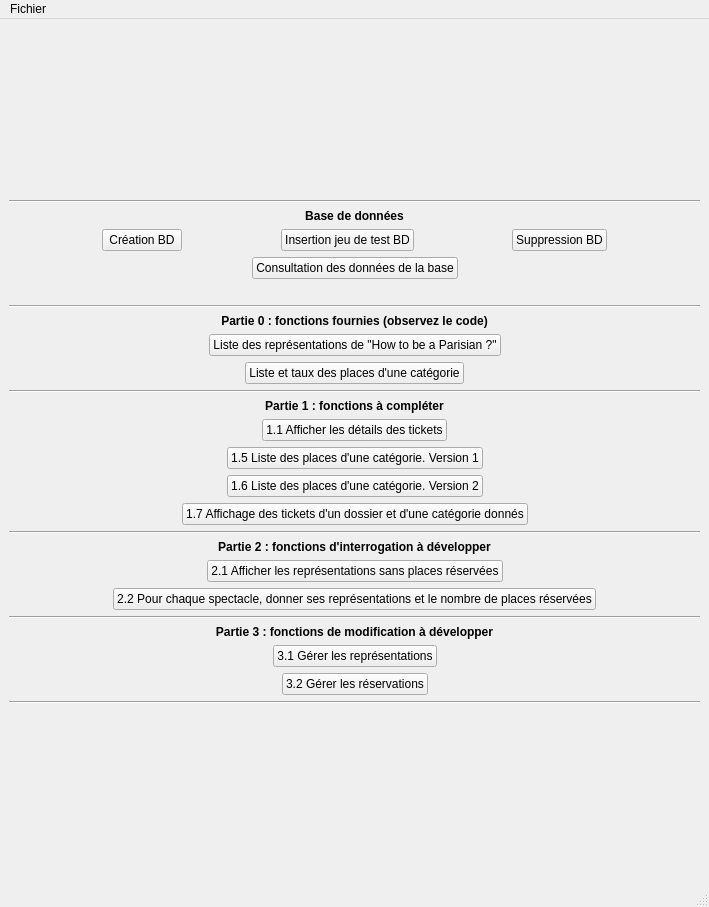
<?xml version="1.0" encoding="UTF-8"?>
<ui version="4.0">
 <class>MainWindow</class>
 <widget class="QMainWindow" name="MainWindow">
  <property name="geometry">
   <rect>
    <x>0</x>
    <y>0</y>
    <width>709</width>
    <height>907</height>
   </rect>
  </property>
  <property name="windowTitle">
   <string>Projet Théatre</string>
  </property>
  <widget class="QWidget" name="centralwidget">
   <layout class="QVBoxLayout" name="verticalLayout">
    <item>
     <spacer name="verticalSpacer_2">
      <property name="orientation">
       <enum>Qt::Vertical</enum>
      </property>
      <property name="sizeHint" stdset="0">
       <size>
        <width>20</width>
        <height>40</height>
       </size>
      </property>
     </spacer>
    </item>
    <item>
     <widget class="Line" name="line">
      <property name="orientation">
       <enum>Qt::Horizontal</enum>
      </property>
     </widget>
    </item>
    <item>
     <widget class="QLabel" name="label">
      <property name="font">
       <font>
        <weight>75</weight>
        <bold>true</bold>
       </font>
      </property>
      <property name="text">
       <string>Base de données</string>
      </property>
      <property name="alignment">
       <set>Qt::AlignCenter</set>
      </property>
     </widget>
    </item>
    <item>
     <layout class="QHBoxLayout" name="horizontalLayout">
      <item>
       <spacer name="horizontalSpacer">
        <property name="orientation">
         <enum>Qt::Horizontal</enum>
        </property>
        <property name="sizeHint" stdset="0">
         <size>
          <width>40</width>
          <height>20</height>
         </size>
        </property>
       </spacer>
      </item>
      <item>
       <widget class="QPushButton" name="pushButton">
        <property name="text">
         <string>Création BD</string>
        </property>
       </widget>
      </item>
      <item>
       <spacer name="horizontalSpacer_2">
        <property name="orientation">
         <enum>Qt::Horizontal</enum>
        </property>
        <property name="sizeHint" stdset="0">
         <size>
          <width>40</width>
          <height>20</height>
         </size>
        </property>
       </spacer>
      </item>
      <item>
       <widget class="QPushButton" name="pushButton_3">
        <property name="text">
         <string>Insertion jeu de test BD</string>
        </property>
       </widget>
      </item>
      <item>
       <spacer name="horizontalSpacer_3">
        <property name="orientation">
         <enum>Qt::Horizontal</enum>
        </property>
        <property name="sizeHint" stdset="0">
         <size>
          <width>40</width>
          <height>20</height>
         </size>
        </property>
       </spacer>
      </item>
      <item>
       <widget class="QPushButton" name="pushButton_2">
        <property name="text">
         <string>Suppression BD</string>
        </property>
       </widget>
      </item>
      <item>
       <spacer name="horizontalSpacer_4">
        <property name="orientation">
         <enum>Qt::Horizontal</enum>
        </property>
        <property name="sizeHint" stdset="0">
         <size>
          <width>40</width>
          <height>20</height>
         </size>
        </property>
       </spacer>
      </item>
     </layout>
    </item>
    <item>
     <layout class="QHBoxLayout" name="horizontalLayout_13">
      <item>
       <spacer name="horizontalSpacer_28">
        <property name="orientation">
         <enum>Qt::Horizontal</enum>
        </property>
        <property name="sizeHint" stdset="0">
         <size>
          <width>40</width>
          <height>20</height>
         </size>
        </property>
       </spacer>
      </item>
      <item>
       <widget class="QPushButton" name="pushButton_15">
        <property name="text">
         <string>Consultation des données de la base</string>
        </property>
       </widget>
      </item>
      <item>
       <spacer name="horizontalSpacer_27">
        <property name="orientation">
         <enum>Qt::Horizontal</enum>
        </property>
        <property name="sizeHint" stdset="0">
         <size>
          <width>40</width>
          <height>20</height>
         </size>
        </property>
       </spacer>
      </item>
     </layout>
    </item>
    <item>
     <widget class="QLabel" name="label_2">
      <property name="text">
       <string/>
      </property>
      <property name="alignment">
       <set>Qt::AlignCenter</set>
      </property>
     </widget>
    </item>
    <item>
     <widget class="Line" name="line_2">
      <property name="orientation">
       <enum>Qt::Horizontal</enum>
      </property>
     </widget>
    </item>
    <item>
     <widget class="QLabel" name="label_3">
      <property name="font">
       <font>
        <weight>75</weight>
        <bold>true</bold>
       </font>
      </property>
      <property name="text">
       <string>Partie 0 : fonctions fournies (observez le code)</string>
      </property>
      <property name="alignment">
       <set>Qt::AlignCenter</set>
      </property>
     </widget>
    </item>
    <item>
     <layout class="QHBoxLayout" name="horizontalLayout_2">
      <item>
       <spacer name="horizontalSpacer_7">
        <property name="orientation">
         <enum>Qt::Horizontal</enum>
        </property>
        <property name="sizeHint" stdset="0">
         <size>
          <width>40</width>
          <height>20</height>
         </size>
        </property>
       </spacer>
      </item>
      <item>
       <widget class="QPushButton" name="pushButton_4">
        <property name="text">
         <string>Liste des représentations de &quot;How to be a Parisian ?&quot;</string>
        </property>
       </widget>
      </item>
      <item>
       <spacer name="horizontalSpacer_5">
        <property name="orientation">
         <enum>Qt::Horizontal</enum>
        </property>
        <property name="sizeHint" stdset="0">
         <size>
          <width>40</width>
          <height>20</height>
         </size>
        </property>
       </spacer>
      </item>
     </layout>
    </item>
    <item>
     <layout class="QHBoxLayout" name="horizontalLayout_3">
      <item>
       <spacer name="horizontalSpacer_8">
        <property name="orientation">
         <enum>Qt::Horizontal</enum>
        </property>
        <property name="sizeHint" stdset="0">
         <size>
          <width>40</width>
          <height>20</height>
         </size>
        </property>
       </spacer>
      </item>
      <item>
       <widget class="QPushButton" name="pushButton_5">
        <property name="text">
         <string>Liste et taux des places d'une catégorie</string>
        </property>
       </widget>
      </item>
      <item>
       <spacer name="horizontalSpacer_6">
        <property name="orientation">
         <enum>Qt::Horizontal</enum>
        </property>
        <property name="sizeHint" stdset="0">
         <size>
          <width>40</width>
          <height>20</height>
         </size>
        </property>
       </spacer>
      </item>
     </layout>
    </item>
    <item>
     <widget class="Line" name="line_3">
      <property name="orientation">
       <enum>Qt::Horizontal</enum>
      </property>
     </widget>
    </item>
    <item>
     <widget class="QLabel" name="label_4">
      <property name="font">
       <font>
        <weight>75</weight>
        <bold>true</bold>
       </font>
      </property>
      <property name="text">
       <string>Partie 1 : fonctions à compléter</string>
      </property>
      <property name="alignment">
       <set>Qt::AlignCenter</set>
      </property>
     </widget>
    </item>
    <item>
     <layout class="QHBoxLayout" name="horizontalLayout_4">
      <item>
       <spacer name="horizontalSpacer_10">
        <property name="orientation">
         <enum>Qt::Horizontal</enum>
        </property>
        <property name="sizeHint" stdset="0">
         <size>
          <width>40</width>
          <height>20</height>
         </size>
        </property>
       </spacer>
      </item>
      <item>
       <widget class="QPushButton" name="pushButton_6">
        <property name="text">
         <string>1.1 Afficher les détails des tickets</string>
        </property>
       </widget>
      </item>
      <item>
       <spacer name="horizontalSpacer_9">
        <property name="orientation">
         <enum>Qt::Horizontal</enum>
        </property>
        <property name="sizeHint" stdset="0">
         <size>
          <width>40</width>
          <height>20</height>
         </size>
        </property>
       </spacer>
      </item>
     </layout>
    </item>
    <item>
     <layout class="QHBoxLayout" name="horizontalLayout_5">
      <item>
       <spacer name="horizontalSpacer_12">
        <property name="orientation">
         <enum>Qt::Horizontal</enum>
        </property>
        <property name="sizeHint" stdset="0">
         <size>
          <width>40</width>
          <height>20</height>
         </size>
        </property>
       </spacer>
      </item>
      <item>
       <widget class="QPushButton" name="pushButton_7">
        <property name="text">
         <string>1.5 Liste des places d'une catégorie. Version 1</string>
        </property>
       </widget>
      </item>
      <item>
       <spacer name="horizontalSpacer_11">
        <property name="orientation">
         <enum>Qt::Horizontal</enum>
        </property>
        <property name="sizeHint" stdset="0">
         <size>
          <width>40</width>
          <height>20</height>
         </size>
        </property>
       </spacer>
      </item>
     </layout>
    </item>
    <item>
     <layout class="QHBoxLayout" name="horizontalLayout_6">
      <item>
       <spacer name="horizontalSpacer_14">
        <property name="orientation">
         <enum>Qt::Horizontal</enum>
        </property>
        <property name="sizeHint" stdset="0">
         <size>
          <width>40</width>
          <height>20</height>
         </size>
        </property>
       </spacer>
      </item>
      <item>
       <widget class="QPushButton" name="pushButton_8">
        <property name="text">
         <string>1.6 Liste des places d'une catégorie. Version 2</string>
        </property>
       </widget>
      </item>
      <item>
       <spacer name="horizontalSpacer_13">
        <property name="orientation">
         <enum>Qt::Horizontal</enum>
        </property>
        <property name="sizeHint" stdset="0">
         <size>
          <width>40</width>
          <height>20</height>
         </size>
        </property>
       </spacer>
      </item>
     </layout>
    </item>
    <item>
     <layout class="QHBoxLayout" name="horizontalLayout_7">
      <item>
       <spacer name="horizontalSpacer_16">
        <property name="orientation">
         <enum>Qt::Horizontal</enum>
        </property>
        <property name="sizeHint" stdset="0">
         <size>
          <width>40</width>
          <height>20</height>
         </size>
        </property>
       </spacer>
      </item>
      <item>
       <widget class="QPushButton" name="pushButton_9">
        <property name="text">
         <string>1.7 Affichage des tickets d'un dossier et d'une catégorie donnés</string>
        </property>
       </widget>
      </item>
      <item>
       <spacer name="horizontalSpacer_15">
        <property name="orientation">
         <enum>Qt::Horizontal</enum>
        </property>
        <property name="sizeHint" stdset="0">
         <size>
          <width>40</width>
          <height>20</height>
         </size>
        </property>
       </spacer>
      </item>
     </layout>
    </item>
    <item>
     <widget class="Line" name="line_4">
      <property name="orientation">
       <enum>Qt::Horizontal</enum>
      </property>
     </widget>
    </item>
    <item>
     <widget class="QLabel" name="label_5">
      <property name="font">
       <font>
        <weight>75</weight>
        <bold>true</bold>
       </font>
      </property>
      <property name="text">
       <string>Partie 2 : fonctions d'interrogation à développer</string>
      </property>
      <property name="alignment">
       <set>Qt::AlignCenter</set>
      </property>
     </widget>
    </item>
    <item>
     <layout class="QHBoxLayout" name="horizontalLayout_8">
      <item>
       <spacer name="horizontalSpacer_18">
        <property name="orientation">
         <enum>Qt::Horizontal</enum>
        </property>
        <property name="sizeHint" stdset="0">
         <size>
          <width>40</width>
          <height>20</height>
         </size>
        </property>
       </spacer>
      </item>
      <item>
       <widget class="QPushButton" name="pushButton_10">
        <property name="text">
         <string>2.1 Afficher les représentations sans places réservées</string>
        </property>
       </widget>
      </item>
      <item>
       <spacer name="horizontalSpacer_17">
        <property name="orientation">
         <enum>Qt::Horizontal</enum>
        </property>
        <property name="sizeHint" stdset="0">
         <size>
          <width>40</width>
          <height>20</height>
         </size>
        </property>
       </spacer>
      </item>
     </layout>
    </item>
    <item>
     <layout class="QHBoxLayout" name="horizontalLayout_9">
      <item>
       <spacer name="horizontalSpacer_20">
        <property name="orientation">
         <enum>Qt::Horizontal</enum>
        </property>
        <property name="sizeHint" stdset="0">
         <size>
          <width>40</width>
          <height>20</height>
         </size>
        </property>
       </spacer>
      </item>
      <item>
       <widget class="QPushButton" name="pushButton_11">
        <property name="text">
         <string>2.2 Pour chaque spectacle, donner ses représentations et le nombre de places réservées</string>
        </property>
       </widget>
      </item>
      <item>
       <spacer name="horizontalSpacer_19">
        <property name="orientation">
         <enum>Qt::Horizontal</enum>
        </property>
        <property name="sizeHint" stdset="0">
         <size>
          <width>40</width>
          <height>20</height>
         </size>
        </property>
       </spacer>
      </item>
     </layout>
    </item>
    <item>
     <layout class="QHBoxLayout" name="horizontalLayout_10"/>
    </item>
    <item>
     <widget class="Line" name="line_5">
      <property name="orientation">
       <enum>Qt::Horizontal</enum>
      </property>
     </widget>
    </item>
    <item>
     <widget class="QLabel" name="label_6">
      <property name="font">
       <font>
        <weight>75</weight>
        <bold>true</bold>
       </font>
      </property>
      <property name="text">
       <string>Partie 3 : fonctions de modification à développer</string>
      </property>
      <property name="alignment">
       <set>Qt::AlignCenter</set>
      </property>
     </widget>
    </item>
    <item>
     <layout class="QHBoxLayout" name="horizontalLayout_11">
      <item>
       <spacer name="horizontalSpacer_24">
        <property name="orientation">
         <enum>Qt::Horizontal</enum>
        </property>
        <property name="sizeHint" stdset="0">
         <size>
          <width>40</width>
          <height>20</height>
         </size>
        </property>
       </spacer>
      </item>
      <item>
       <widget class="QPushButton" name="pushButton_13">
        <property name="text">
         <string>3.1 Gérer les représentations</string>
        </property>
       </widget>
      </item>
      <item>
       <spacer name="horizontalSpacer_23">
        <property name="orientation">
         <enum>Qt::Horizontal</enum>
        </property>
        <property name="sizeHint" stdset="0">
         <size>
          <width>40</width>
          <height>20</height>
         </size>
        </property>
       </spacer>
      </item>
     </layout>
    </item>
    <item>
     <layout class="QHBoxLayout" name="horizontalLayout_12">
      <item>
       <spacer name="horizontalSpacer_26">
        <property name="orientation">
         <enum>Qt::Horizontal</enum>
        </property>
        <property name="sizeHint" stdset="0">
         <size>
          <width>40</width>
          <height>20</height>
         </size>
        </property>
       </spacer>
      </item>
      <item>
       <widget class="QPushButton" name="pushButton_14">
        <property name="text">
         <string>3.2 Gérer les réservations</string>
        </property>
       </widget>
      </item>
      <item>
       <spacer name="horizontalSpacer_25">
        <property name="orientation">
         <enum>Qt::Horizontal</enum>
        </property>
        <property name="sizeHint" stdset="0">
         <size>
          <width>40</width>
          <height>20</height>
         </size>
        </property>
       </spacer>
      </item>
     </layout>
    </item>
    <item>
     <widget class="Line" name="line_6">
      <property name="orientation">
       <enum>Qt::Horizontal</enum>
      </property>
     </widget>
    </item>
    <item>
     <spacer name="verticalSpacer">
      <property name="orientation">
       <enum>Qt::Vertical</enum>
      </property>
      <property name="sizeHint" stdset="0">
       <size>
        <width>20</width>
        <height>40</height>
       </size>
      </property>
     </spacer>
    </item>
   </layout>
  </widget>
  <widget class="QMenuBar" name="menubar">
   <property name="geometry">
    <rect>
     <x>0</x>
     <y>0</y>
     <width>709</width>
     <height>22</height>
    </rect>
   </property>
   <widget class="QMenu" name="menuFiles">
    <property name="title">
     <string>Fichier</string>
    </property>
    <addaction name="actionQuitter"/>
   </widget>
   <addaction name="menuFiles"/>
  </widget>
  <widget class="QStatusBar" name="statusbar"/>
  <action name="actionQuitter">
   <property name="text">
    <string>Quitter</string>
   </property>
  </action>
 </widget>
 <resources/>
 <connections>
  <connection>
   <sender>actionQuitter</sender>
   <signal>triggered()</signal>
   <receiver>MainWindow</receiver>
   <slot>close()</slot>
   <hints>
    <hint type="sourcelabel">
     <x>-1</x>
     <y>-1</y>
    </hint>
    <hint type="destinationlabel">
     <x>399</x>
     <y>299</y>
    </hint>
   </hints>
  </connection>
  <connection>
   <sender>pushButton</sender>
   <signal>clicked()</signal>
   <receiver>MainWindow</receiver>
   <slot>createDB()</slot>
   <hints>
    <hint type="sourcelabel">
     <x>156</x>
     <y>85</y>
    </hint>
    <hint type="destinationlabel">
     <x>135</x>
     <y>130</y>
    </hint>
   </hints>
  </connection>
  <connection>
   <sender>pushButton_3</sender>
   <signal>clicked()</signal>
   <receiver>MainWindow</receiver>
   <slot>insertDB()</slot>
   <hints>
    <hint type="sourcelabel">
     <x>356</x>
     <y>85</y>
    </hint>
    <hint type="destinationlabel">
     <x>388</x>
     <y>127</y>
    </hint>
   </hints>
  </connection>
  <connection>
   <sender>pushButton_2</sender>
   <signal>clicked()</signal>
   <receiver>MainWindow</receiver>
   <slot>deleteDB()</slot>
   <hints>
    <hint type="sourcelabel">
     <x>516</x>
     <y>85</y>
    </hint>
    <hint type="destinationlabel">
     <x>598</x>
     <y>139</y>
    </hint>
   </hints>
  </connection>
  <connection>
   <sender>pushButton_15</sender>
   <signal>clicked()</signal>
   <receiver>MainWindow</receiver>
   <slot>openData()</slot>
   <hints>
    <hint type="sourcelabel">
     <x>485</x>
     <y>153</y>
    </hint>
    <hint type="destinationlabel">
     <x>498</x>
     <y>183</y>
    </hint>
   </hints>
  </connection>
  <connection>
   <sender>pushButton_4</sender>
   <signal>clicked()</signal>
   <receiver>MainWindow</receiver>
   <slot>open_fct_fournie_1()</slot>
   <hints>
    <hint type="sourcelabel">
     <x>532</x>
     <y>258</y>
    </hint>
    <hint type="destinationlabel">
     <x>79</x>
     <y>174</y>
    </hint>
   </hints>
  </connection>
  <connection>
   <sender>pushButton_5</sender>
   <signal>clicked()</signal>
   <receiver>MainWindow</receiver>
   <slot>open_fct_fournie_2()</slot>
   <hints>
    <hint type="sourcelabel">
     <x>493</x>
     <y>299</y>
    </hint>
    <hint type="destinationlabel">
     <x>116</x>
     <y>221</y>
    </hint>
   </hints>
  </connection>
  <connection>
   <sender>pushButton_6</sender>
   <signal>clicked()</signal>
   <receiver>MainWindow</receiver>
   <slot>open_fct_comp_1()</slot>
   <hints>
    <hint type="sourcelabel">
     <x>473</x>
     <y>378</y>
    </hint>
    <hint type="destinationlabel">
     <x>515</x>
     <y>274</y>
    </hint>
   </hints>
  </connection>
  <connection>
   <sender>pushButton_7</sender>
   <signal>clicked()</signal>
   <receiver>MainWindow</receiver>
   <slot>open_fct_comp_2()</slot>
   <hints>
    <hint type="sourcelabel">
     <x>511</x>
     <y>506</y>
    </hint>
    <hint type="destinationlabel">
     <x>576</x>
     <y>305</y>
    </hint>
   </hints>
  </connection>
  <connection>
   <sender>pushButton_8</sender>
   <signal>clicked()</signal>
   <receiver>MainWindow</receiver>
   <slot>open_fct_comp_3()</slot>
   <hints>
    <hint type="sourcelabel">
     <x>512</x>
     <y>546</y>
    </hint>
    <hint type="destinationlabel">
     <x>551</x>
     <y>342</y>
    </hint>
   </hints>
  </connection>
  <connection>
   <sender>pushButton_9</sender>
   <signal>clicked()</signal>
   <receiver>MainWindow</receiver>
   <slot>open_fct_comp_4()</slot>
   <hints>
    <hint type="sourcelabel">
     <x>566</x>
     <y>587</y>
    </hint>
    <hint type="destinationlabel">
     <x>521</x>
     <y>367</y>
    </hint>
   </hints>
  </connection>
  <connection>
   <sender>pushButton_10</sender>
   <signal>clicked()</signal>
   <receiver>MainWindow</receiver>
   <slot>open_fct_comp_5()</slot>
   <hints>
    <hint type="sourcelabel">
     <x>214</x>
     <y>652</y>
    </hint>
    <hint type="destinationlabel">
     <x>137</x>
     <y>647</y>
    </hint>
   </hints>
  </connection>
  <connection>
   <sender>pushButton_11</sender>
   <signal>clicked()</signal>
   <receiver>MainWindow</receiver>
   <slot>open_fct_comp_6()</slot>
   <hints>
    <hint type="sourcelabel">
     <x>166</x>
     <y>707</y>
    </hint>
    <hint type="destinationlabel">
     <x>135</x>
     <y>745</y>
    </hint>
   </hints>
  </connection>
  <connection>
   <sender>pushButton_13</sender>
   <signal>clicked()</signal>
   <receiver>MainWindow</receiver>
   <slot>open_fct_comp_7()</slot>
   <hints>
    <hint type="sourcelabel">
     <x>461</x>
     <y>799</y>
    </hint>
    <hint type="destinationlabel">
     <x>354</x>
     <y>453</y>
    </hint>
   </hints>
  </connection>
  <connection>
   <sender>pushButton_14</sender>
   <signal>clicked()</signal>
   <receiver>MainWindow</receiver>
   <slot>open_fct_comp_Menu_8()</slot>
   <hints>
    <hint type="sourcelabel">
     <x>452</x>
     <y>840</y>
    </hint>
    <hint type="destinationlabel">
     <x>354</x>
     <y>453</y>
    </hint>
   </hints>
  </connection>
 </connections>
 <slots>
  <slot>createDB()</slot>
  <slot>insertDB()</slot>
  <slot>deleteDB()</slot>
  <slot>openData()</slot>
  <slot>openAddUser()</slot>
  <slot>openDelUser()</slot>
  <slot>open_fct_fournie_1()</slot>
  <slot>open_fct_fournie_2()</slot>
  <slot>open_fct_comp_1()</slot>
  <slot>open_fct_comp_2()</slot>
  <slot>open_fct_comp_3()</slot>
  <slot>open_fct_comp_4()</slot>
  <slot>open_fct_comp_5()</slot>
  <slot>open_fct_comp_6()</slot>
  <slot>open_fct_comp_7()</slot>
  <slot>open_fct_comp_8()</slot>
  <slot>open_fct_comp_Menu_8()</slot>
 </slots>
</ui>
